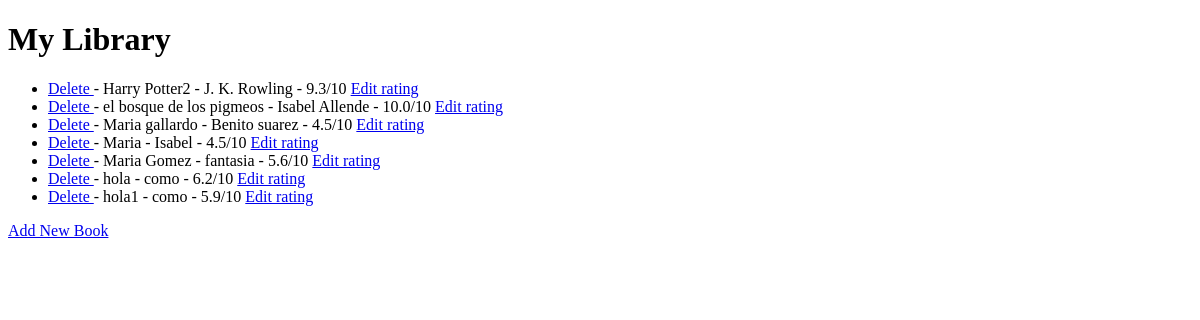
Before: / with the older database file.
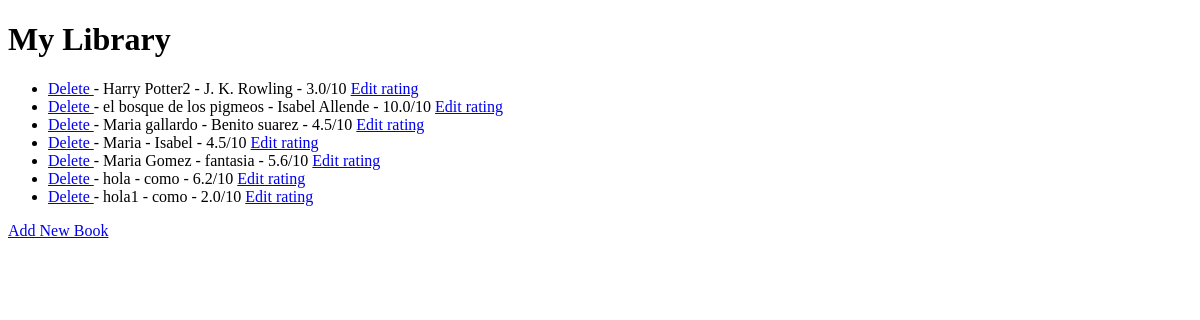
After: the same page with the newer database file.
### main.py (models this page shows)
class Book(db.Model):
    id = db.Column(db.Integer, primary_key=True)
    title = db.Column(db.String(250), unique=True, nullable=False)
    author = db.Column(db.String(250), nullable=False)
    rating = db.Column(db.Float, nullable=False)

### main.py (the view)
@app.route('/')
def home():
    books = Book.query.all()
    return render_template('index.html', all_books=books)

### templates/index.html (shortened to what this page needs)
<!DOCTYPE html>
<html lang="en">
<head>
</head>
<body>
<h1>My Library</h1>
    <ul>
        {% if not all_books %}
            <p>No books yet. Add a new book to get started!</p>
        {% else %}
            {% for book in all_books %}
        <li><a href="{{ url_for('delete_book', book_id=book.id) }}">Delete </a> - {{book.title}} - {{book.author}} - {{book.rating}}/10 <a href="{{ url_for('edit_book', book_id=book.id) }}">Edit rating</a></li>
            {% endfor %}
        {% endif %}
    </ul>
<a href="{{url_for('add')}}">Add New Book</a>
</body>
</html>

Changed rows visible on the page:
changed Book "Harry Potter2": rating "9.3" → "3.0"
changed Book "hola1": rating "5.9" → "2.0"
